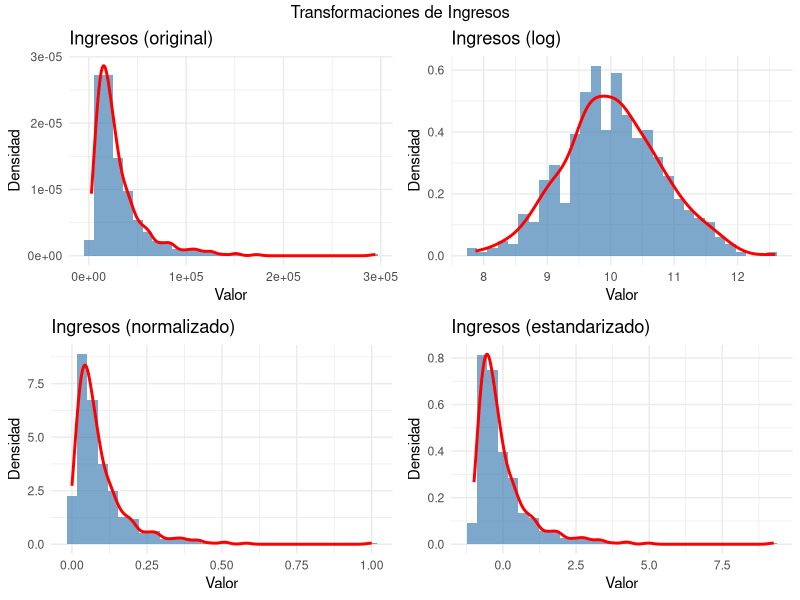

Write the R code that produced this figure.
# escalado.R
# Aplicación de técnicas de escalado a un conjunto de datos multivariado

# Cargar librerías
if (!require("dplyr")) install.packages("dplyr")
if (!require("ggplot2")) install.packages("ggplot2")
if (!require("gridExtra")) install.packages("gridExtra")
library(dplyr)
library(ggplot2)
library(gridExtra)

# Generar datos de ejemplo: variables con distintas escalas
set.seed(123)
n <- 500
datos <- data.frame(
  ingresos = rlnorm(n, meanlog = 10, sdlog = 0.8),   # Sesgado positivo
  edad = rnorm(n, mean = 40, sd = 12),                # Aprox. normal
  pH_agua = runif(n, min = 6.5, max = 9.0),           # Uniforme
  captura_kg = rpois(n, lambda = 50)                  # Discreta, sesgada
)

# Eliminar valores no válidos
datos <- datos %>% filter(if_all(everything(), ~ !is.na(.x) & is.finite(.x)))

# Funciones de escalado
escalar_normalizar <- function(x) (x - min(x)) / (max(x) - min(x))
escalar_estandarizar <- function(x) (x - mean(x)) / sd(x)
escalar_robusto <- function(x) (x - median(x)) / IQR(x)
escalar_log <- function(x) {
  if (min(x, na.rm = TRUE) <= 0) {
    x <- x - min(x, na.rm = TRUE) + 1e-6
  }
  log(x)
}

# Aplicar transformaciones
datos_esc <- datos %>%
  mutate(
    ingresos_log = escalar_log(ingresos),
    ingresos_norm = escalar_normalizar(ingresos),
    ingresos_std = escalar_estandarizar(ingresos),
    ingresos_rob = escalar_robusto(ingresos),
    edad_std = escalar_estandarizar(edad),
    pH_norm = escalar_normalizar(pH_agua),
    captura_std = escalar_estandarizar(captura_kg)
  )

# Guardar datos escalados
write.csv(datos_esc, "datos_escalados.csv", row.names = FALSE)

# Función para graficar distribuciones
graficar_distribucion <- function(var, titulo) {
  ggplot(data.frame(x = var), aes(x = x)) +
    geom_histogram(aes(y = ..density..), bins = 30, fill = "steelblue", alpha = 0.7) +
    geom_density(color = "red", size = 1) +
    labs(title = titulo, x = "Valor", y = "Densidad") +
    theme_minimal()
}

# Generar gráficos
p1 <- graficar_distribucion(datos$ingresos, "Ingresos (original)")
p2 <- graficar_distribucion(datos_esc$ingresos_log, "Ingresos (log)")
p3 <- graficar_distribucion(datos_esc$ingresos_norm, "Ingresos (normalizado)")
p4 <- graficar_distribucion(datos_esc$ingresos_std, "Ingresos (estandarizado)")

# Combinar gráficos
g_ingresos <- grid.arrange(p1, p2, p3, p4, ncol = 2, top = "Transformaciones de Ingresos")

# Guardar gráfico
ggsave("escalado_ingresos.png", plot = g_ingresos, width = 10, height = 8)

# Resumen estadístico
resumen <- datos_esc %>%
  select(ingresos, ingresos_log, ingresos_norm, ingresos_std, ingresos_rob) %>%
  summarise_all(list(media = ~mean(.), sd = ~sd(.), mediana = ~median(.), iqr = ~IQR(.)))

write.csv(resumen, "resumen_escalado.csv", row.names = FALSE)
